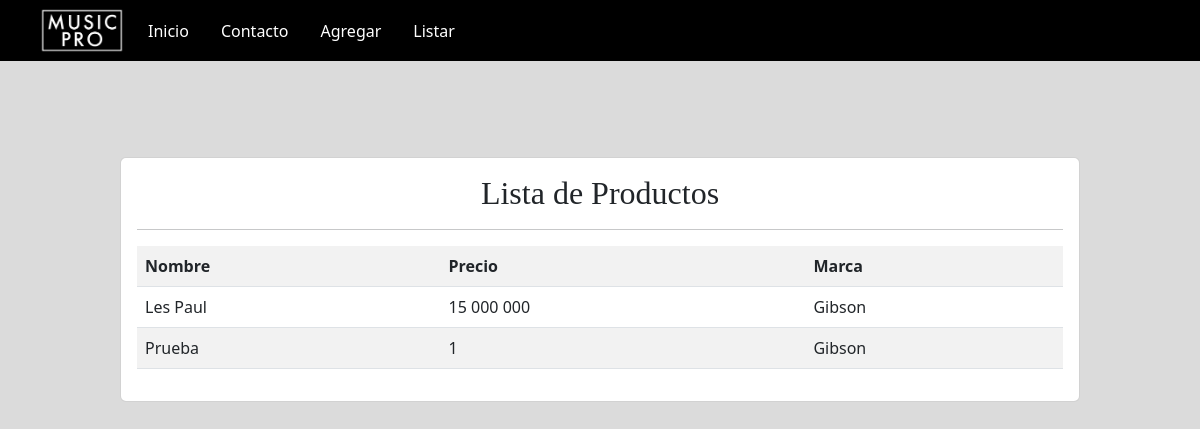
The page /listar/ on the database as committed earlier.
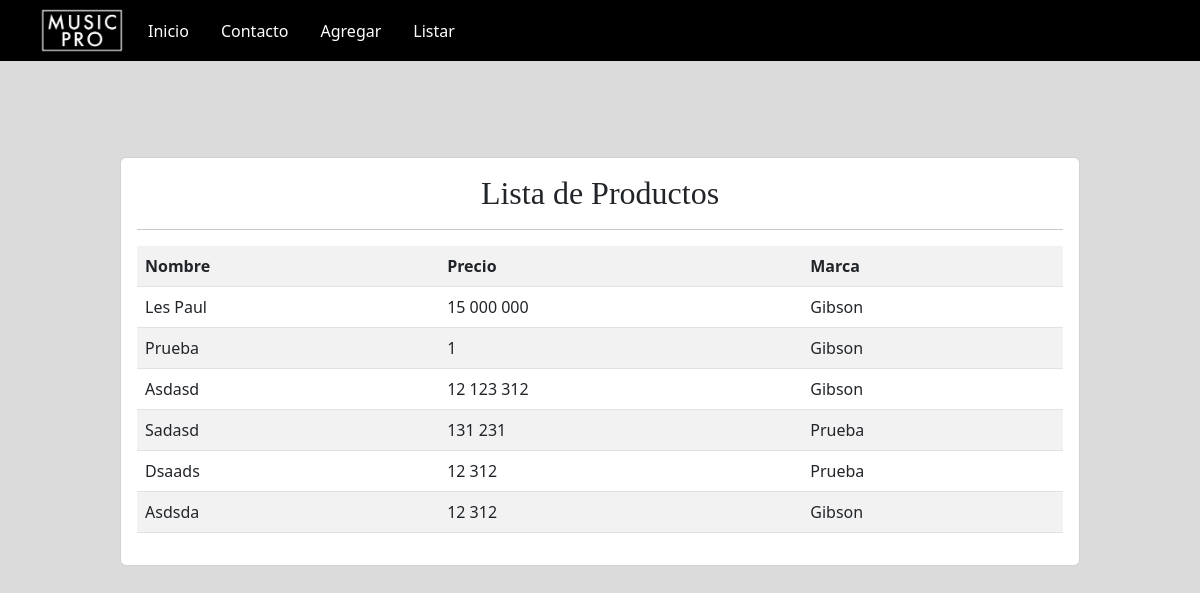
The same page on the database as committed later.
### app/models.py (models this page shows, shortened)
class Producto(models.Model):
    nombre = models.CharField(max_length=25)
    precio = models.IntegerField()
    descripcion = models.TextField()
    marca = models.ForeignKey(Marca, on_delete=models.PROTECT)
    imagen = models.ImageField(upload_to="productos", null=True)

class Marca(models.Model):
    nombre = models.CharField(max_length=25)
    def __str__(self):
        return self.nombre

### app/views.py (the view)
# urls.py: path('listar/', listar_productos, name="listar"),
def listar_productos(request):
    productos = Producto.objects.all()
    data = {
        'productos': productos
    }
    return render(request, 'app/producto/listar.html',data)

### app/templates/app/producto/listar.html
{% extends 'app/base.html' %}
{% block contenido %}
{% load humanize %}
<br> <br> <br>
<div class="card">
    <div class="card-body">
        <h2 style="text-align: center;" >Lista de Productos</h2>
        <hr>
        <table class="table table-striped table-hover table-responsive-sm">
            <tr>
                <th >Nombre</th>
                <th >Precio</th>
                <th >Marca</th>
            </tr>
            {% for p in productos %}
            <tr>
                <td class="datos">{{ p.nombre | title }}</td>
                <td class="datos">{{ p.precio | intcomma }}</td>
                <td class="datos"> {{ p.marca | title }}</td>
            </tr>
            {% endfor %}
        </table>
{% endblock %}

Rows that differ between the two databases and show on the page:
added Producto: nombre "Asdasd", precio "12 123 312", marca "Gibson"
added Producto: nombre "Sadasd", precio "131 231", marca "Prueba"
added Producto: nombre "Dsaads", precio "12 312", marca "Prueba"
added Producto: nombre "Asdsda", precio "12 312", marca "Gibson"
